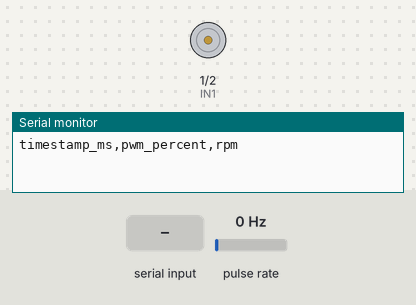
Bench run of a sketch on a simulated ESP8266 (NodeMCU). On the bench: motor-driver pin pairs drawn as motors (green arrow = first pin HIGH = forward, orange = second pin HIGH = backward, longer = more drive, scaled by the enable pin), the last lines printed to the serial monitor. Wiring (inferred from the names in the program): pulse sensor: data GPIO 10. The test bench sets the inputs (shaded band); at power-on: pulse rate 0 Hz.

Above: at 3.2 s.
3.3 s: "START,45\n" received over Serial
At 5.8 s:
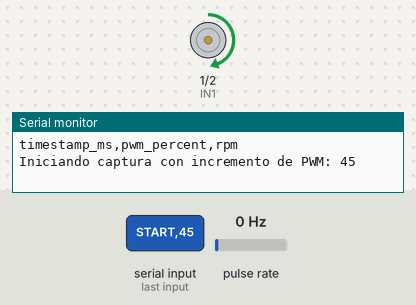
At 8.5 s:
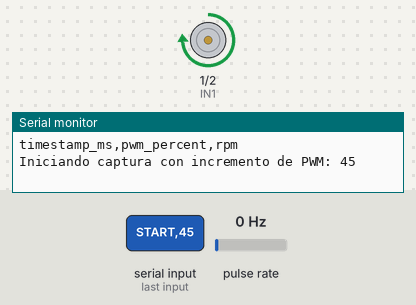
Timing chart, 0 to 10.8 s (numbered marks = the images above; inputs shaded):
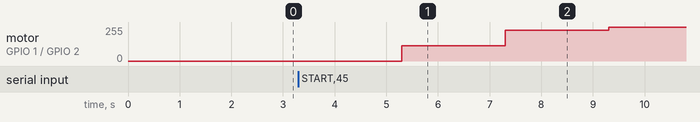

The sketch:

programa3_dox.ino
```cpp
/**
 * @file programa3_dox.ino
 * @brief Control de motor con PWM y medición de velocidad usando encoder.
 *
 * Este código utiliza un PWM para controlar la velocidad de un motor DC y un encoder para medir su velocidad de rotación en RPM.
 * Se incluyen funciones para capturar datos a diferentes niveles de PWM, controlar manualmente el PWM y visualizar datos de velocidad.
 *
 * @author Maria Valentina Quiroga Alzate, Camilo Andrés Anacona Anacona
 * @date 2025-05-04
 */

const int ENA = 0;  ///< Pin de control de habilitación del motor (PWM).
const int IN1 = 1;  ///< Pin de control de dirección (entrada 1 del puente H).
const int IN2 = 2;  ///< Pin de control de dirección (entrada 2 del puente H).
const int ENCODER_PIN = 10;  ///< Pin conectado al encoder rotatorio.

volatile unsigned int pulseCount = 0;  ///< Contador de pulsos del encoder, incrementado en la interrupción.
unsigned int lastPulseCount = 0;  ///< Valor del contador de pulsos en la última medición.
unsigned int pulsesPerRev = 20;  ///< Número de pulsos por vuelta del encoder.

const int maxSamples = 5000;  ///< Número máximo de muestras que pueden ser almacenadas.
unsigned long timestamp[maxSamples];  ///< Array para almacenar las marcas de tiempo de cada muestra.
int pwmBuffer[maxSamples];  ///< Array para almacenar los valores de PWM utilizados en cada muestra.
float rpmBuffer[maxSamples];  ///< Array para almacenar los valores de RPM calculados en cada muestra.
int sampleIndex = 0;  ///< Índice actual para insertar datos en los buffers.

unsigned long lastSampleTime = 0;  ///< Última marca de tiempo de una muestra tomada.
unsigned long startTime = 0;  ///< Marca de tiempo del inicio del experimento.

bool capturing = false;  ///< Flag que indica si la captura de datos está en curso.
bool sistemaActivo = true;  ///< Flag que indica si el sistema está activo.

int currentPWM = 0;  ///< Valor actual de PWM manualmente ajustado.

/**
 * @brief Función de interrupción que se ejecuta cada vez que el encoder genera un pulso.
 *
 * Esta función es llamada cada vez que el pin ENCODER_PIN detecta un flanco ascendente.
 * Incrementa el contador global de pulsos del encoder.
 */
void countPulse() {
  pulseCount++;
}

/**
 * @brief Configuración inicial de los pines y parámetros de PWM.
 *
 * Esta función se ejecuta una vez al inicio del programa. Configura los pines de control
 * del motor, establece las interrupciones para contar los pulsos del encoder y configura
 * la frecuencia del PWM.
 */
void setup() {
  Serial.begin(115200);  ///< Inicializa la comunicación serial a 115200 bps.
  delay(2000);  ///< Espera 2 segundos para asegurar la inicialización.

  // Configuración de pines
  pinMode(IN1, OUTPUT);
  pinMode(IN2, OUTPUT);
  pinMode(ENA, OUTPUT);
  pinMode(ENCODER_PIN, INPUT_PULLUP);

  // Configuración de interrupciones para contar los pulsos del encoder
  attachInterrupt(digitalPinToInterrupt(ENCODER_PIN), countPulse, RISING);

  analogWriteFreq(1000);  ///< Configura la frecuencia del PWM a 1 kHz.
  analogWriteRange(255);  ///< Configura el rango de salida de PWM (0-255).

  // Dirección fija para el motor (sentido horario)
  digitalWrite(IN1, HIGH);
  digitalWrite(IN2, LOW);

  startTime = millis();  ///< Guarda el tiempo de inicio del programa.

  Serial.println("timestamp_ms,pwm_percent,rpm");  ///< Encabezado CSV para los datos a enviar.
}

/**
 * @brief Bucle principal del programa.
 *
 * En cada iteración, el sistema espera recibir comandos desde el monitor serial. Los comandos
 * permiten iniciar o detener la captura de datos, así como ajustar el valor del PWM manualmente.
 */
void loop() {
  // Verificar si hay comandos disponibles desde el puerto serial.
  if (Serial.available() > 0) {
    String command = Serial.readStringUntil('\n');
    command.trim();

    // Comando para iniciar la captura de datos con un valor de PWM específico.
    if (command.startsWith("START")) {
      String valueStr = command.substring(6);
      int value = valueStr.toInt();
      if (value >= 0 && value <= 100) {
        startCapture(value);
      } else {
        Serial.println("Valor fuera de rango. El valor de PWM debe estar entre 0 y 100.");
      }
    }

    // Comando para ajustar el valor de PWM manualmente.
    else if (command.startsWith("PWM")) {
      String valueStr = command.substring(4);
      int value = valueStr.toInt();
      if (value >= 0 && value <= 100) {
        setPWM(value);
      } else {
        Serial.println("Valor fuera de rango. El valor de PWM debe estar entre 0 y 100.");
      }
    }

    // Comando para detener el sistema y desactivar el motor.
    else if (command.equalsIgnoreCase("STOP")) {
      sistemaActivo = false;
      analogWrite(ENA, 0);  ///< Detiene el motor al poner el PWM en 0.
      currentPWM = 0;
      Serial.println("Sistema detenido.");
    }
  }

  // Si el sistema está activo y no se está capturando, se envían datos manualmente.
  if (sistemaActivo && !capturing) {
    static unsigned long lastSendTime = 0;
    if (millis() - lastSendTime >= 500) {
      sendManualData();
      lastSendTime = millis();
    }
  }
}

/**
 * @brief Inicia la captura de datos con un incremento específico en el valor de PWM.
 *
 * Esta función aplica una secuencia de PWM incremental al motor y calcula la velocidad en RPM
 * a partir de los pulsos del encoder. Los datos se almacenan en los buffers definidos.
 *
 * @param pwmIncrement Valor con el que se incrementará el PWM en cada paso.
 */
void startCapture(int pwmIncrement) {
  capturing = true;  ///< Marca que se está capturando datos.
  sampleIndex = 0;  ///< Reinicia el índice de muestra.
  Serial.print("Iniciando captura con incremento de PWM: ");
  Serial.println(pwmIncrement);

  // Secuencia de PWM (rampa hacia arriba y luego hacia abajo)
  int stepPWM[] = {0, pwmIncrement, 2 * pwmIncrement, 3 * pwmIncrement, 4 * pwmIncrement, 5 * pwmIncrement, 4 * pwmIncrement, 3 * pwmIncrement, 2 * pwmIncrement, pwmIncrement, 0};

  // Aplicación de cada paso de PWM y captura de datos
  for (int i = 0; i < sizeof(stepPWM) / sizeof(stepPWM[0]); i++) {
    int pwm = stepPWM[i];
    analogWrite(ENA, map(pwm, 0, 100, 0, 255));  ///< Configura el valor del PWM.

    unsigned long stepStart = millis();
    while (millis() - stepStart < 2000) {  ///< Duración de cada paso de 2 segundos.
      unsigned long currentTime = millis();
      if (currentTime - lastSampleTime >= 4) {  ///< Intervalo de muestreo (4 ms).
        noInterrupts();
        unsigned int currentCount = pulseCount;
        interrupts();

        unsigned int deltaPulses = currentCount - lastPulseCount;
        lastPulseCount = currentCount;

        // Cálculo de RPM (pulsos por minuto)
        float rpm = (deltaPulses / (float)pulsesPerRev) * (60000.0 / 4);

        // Almacena los datos si hay espacio en los buffers
        if (sampleIndex < maxSamples) {
          timestamp[sampleIndex] = currentTime - startTime;
          pwmBuffer[sampleIndex] = pwm;
          rpmBuffer[sampleIndex] = rpm;
          sampleIndex++;
        }

        lastSampleTime = currentTime;
      }
    }
  }

  // Imprime los datos capturados en formato CSV.
  for (int i = 0; i < sampleIndex; i++) {
    Serial.print(timestamp[i]);
    Serial.print(",");
    Serial.print(pwmBuffer[i]);
    Serial.print(",");
    Serial.println(rpmBuffer[i]);
  }

  Serial.println("Secuencia completada.");
  capturing = false;
}

/**
 * @brief Ajusta el valor del PWM manualmente.
 *
 * Esta función permite ajustar el valor del PWM en tiempo real, según el comando recibido.
 *
 * @param pwmValue Valor de PWM entre 0 y 100 para establecer.
 */
void setPWM(int pwmValue) {
  currentPWM = pwmValue;
  analogWrite(ENA, map(pwmValue, 0, 100, 0, 255));  ///< Ajusta el valor de PWM.
  Serial.print("PWM ajustado a: ");
  Serial.println(pwmValue);
}

/**
 * @brief Envía los datos manuales de PWM y RPM.
 *
 * Esta función envía la información de PWM y RPM en intervalos regulares
 * cuando el sistema está activo y no está capturando datos.
 */
void sendManualData() {
  if (currentPWM == 0) return;  ///< No imprime si el PWM es 0.

  noInterrupts();
  unsigned int currentCount = pulseCount;
  interrupts();

  unsigned int deltaPulses = currentCount - lastPulseCount;
  lastPulseCount = currentCount;

  float rpm = (deltaPulses / (float)pulsesPerRev) * (60000.0 / 500);

  Serial.print("PWM: ");
  Serial.print(currentPWM);
  Serial.print(", RPM: ");
  Serial.println(rpm);
}
```

Measured:
- after the input at 3.3 s, motor on GPIO 1 (IN1) / GPIO 2 (IN2): stopped → forward 115/255 after 2.0 s, → forward 230/255 2.0 s later, → forward 255/255 2.0 s later
